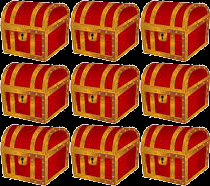

A level layout from a 2D game, rendered from its tile map. Below: a short description, then the map file with tile-grid data replaced by summaries:
An orthogonal 3x3 tile map with 70x62 px tiles, 1 tile layer (bg).

<map version="1.0" orientation="orthogonal" width="3" height="3" tilewidth="70" tileheight="62">
 <tileset firstgid="1" name="box-close" tilewidth="70" tileheight="62">
  <image source="box-close.png" width="70" height="62" />
 </tileset>
 <layer name="bg" width="3" height="3">
  <data>[9 cells, 9 non-empty, 1 distinct tile ids]</data>
 </layer>
</map>